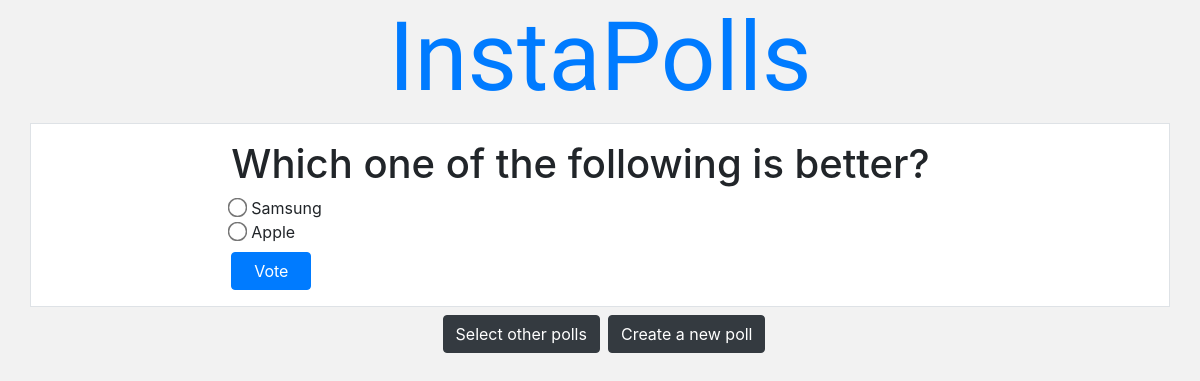
The page /poll/1 on the database its author committed.
### Polls/models.py (models this page shows, shortened)
class Question(models.Model):
    question = models.CharField(max_length=300)
    id = models.AutoField(primary_key=True)
    date_published = models.DateTimeField(default=datetime.utcnow)
    expired = models.BooleanField(default=False)
    class Meta:
        ordering = ['-date_published']

class Option(models.Model):
    option_title = models.CharField(max_length=100)
    question = models.ForeignKey(Question,on_delete=models.CASCADE)
    votes = models.IntegerField(default=0)

### Polls/views.py (the view)
# urls.py: path('poll/<int:poll_id>',vote_page,name='vote-page'),
def vote_page(request,poll_id):
    question = Question.objects.get(id=poll_id)
    questions=[question]
    calculate_time_difference(questions)
    if question.expired:
        return redirect('results',poll_id=question.id)
    return render(request,'Polls/voting_page.html',{'question':question})

### Polls/views.py (called while the page is built)
def calculate_time_difference(questions):
    for i in questions:
        current_time=datetime.utcnow()
        if abs(current_time.hour-i.date_published.hour) == 1:
            if current_time.minute>i.date_published.minute:
                i.expired=True
        elif abs(current_time.hour-i.date_published.hour)>1:
            i.expired = True
        i.save()

### Polls/templates/Polls/voting_page.html (shortened to what this page needs)
{% extends 'Polls/base.html' %}
{%block content%}
<div class="row d-flex justify-content-center media-body-color media border p-3 ">
    <div class="col-8">
        <div class="row">
            <h1 class="text-center">{{question.question}}</h1>
        </div>
        <div class="row">
            <form method="post" action="{% url 'vote-function' question.id %}">
                {% for option in question.option_set.all %}
                      <div class="form-check">
                      <input class="form-check-input" type="radio" name="pollOption" id="{{forloop.counter}}" value="{{option.id}}" >
                      <label class="form-check-label " for="{{forloop.counter}}">
                          {{option.option_title}}
                      </label>
                    </div>
                {% endfor %}
            <button type="submit" class="btn btn-primary mt-2" style="width:80px;"> Vote </button>
            </form>
        </div>
    </div>
</div>
<div class="row ">
  <div class="col-12 d-flex justify-content-center">
        <a href="{% url 'home' %}" class="btn btn-dark ml-2 mt-2">Select other polls
        <a href="{% url 'create-question' %}" class="btn btn-dark ml-2 mt-2">Create a new poll</a>
      </div>
</div>
{%endblock%}

### Polls/static/Polls/main.css (style rules this page uses)
input[type="radio"] { -webkit-transform: scale(1.5); }
.media-body-color { background-color: #ffffff; }

### rows shown on the page
Question: question "Which one of the following is better?"
Option: option_title "Samsung"
Option: option_title "Apple"
